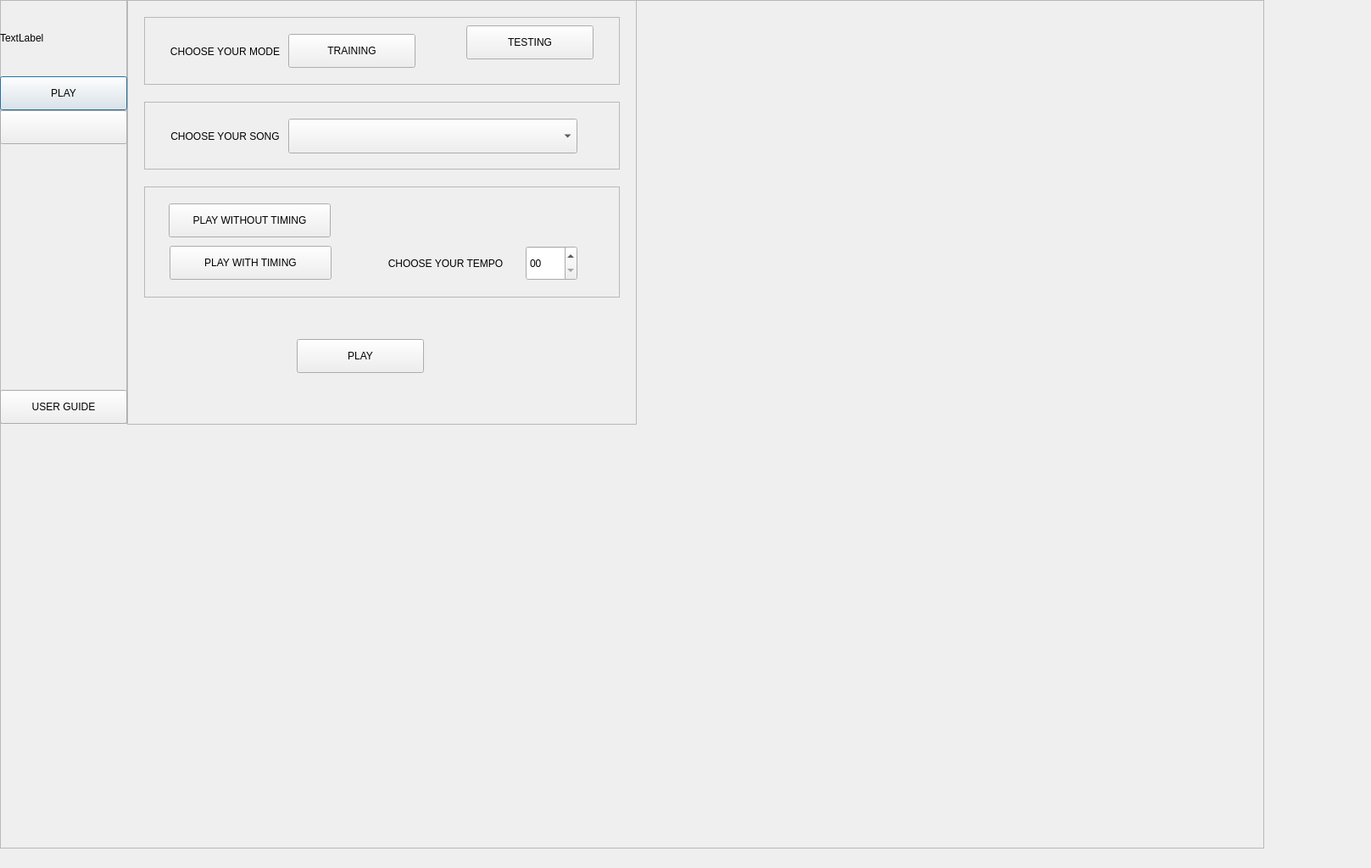
<?xml version="1.0" encoding="UTF-8"?>
<ui version="4.0">
 <class>Dialog</class>
 <widget class="QDialog" name="Dialog">
  <property name="geometry">
   <rect>
    <x>0</x>
    <y>0</y>
    <width>1617</width>
    <height>1024</height>
   </rect>
  </property>
  <property name="windowTitle">
   <string>Dialog</string>
  </property>
  <widget class="QFrame" name="FRAME_main_window">
   <property name="geometry">
    <rect>
     <x>0</x>
     <y>0</y>
     <width>1491</width>
     <height>1001</height>
    </rect>
   </property>
   <property name="frameShape">
    <enum>QFrame::StyledPanel</enum>
   </property>
   <property name="frameShadow">
    <enum>QFrame::Raised</enum>
   </property>
   <widget class="QFrame" name="FRAME_menu">
    <property name="geometry">
     <rect>
      <x>0</x>
      <y>0</y>
      <width>150</width>
      <height>500</height>
     </rect>
    </property>
    <property name="frameShape">
     <enum>QFrame::StyledPanel</enum>
    </property>
    <property name="frameShadow">
     <enum>QFrame::Raised</enum>
    </property>
    <widget class="QPushButton" name="PB_play">
     <property name="geometry">
      <rect>
       <x>0</x>
       <y>90</y>
       <width>150</width>
       <height>40</height>
      </rect>
     </property>
     <property name="text">
      <string>PLAY</string>
     </property>
    </widget>
    <widget class="QPushButton" name="PB_song_gallery">
     <property name="geometry">
      <rect>
       <x>0</x>
       <y>130</y>
       <width>150</width>
       <height>40</height>
      </rect>
     </property>
     <property name="text">
      <string/>
     </property>
    </widget>
    <widget class="QLabel" name="LABEL_logo">
     <property name="geometry">
      <rect>
       <x>0</x>
       <y>0</y>
       <width>150</width>
       <height>90</height>
      </rect>
     </property>
     <property name="text">
      <string>TextLabel</string>
     </property>
    </widget>
    <widget class="QPushButton" name="PB_user_guide">
     <property name="geometry">
      <rect>
       <x>0</x>
       <y>460</y>
       <width>150</width>
       <height>40</height>
      </rect>
     </property>
     <property name="text">
      <string>USER GUIDE</string>
     </property>
    </widget>
   </widget>
   <widget class="QFrame" name="FRAME_play">
    <property name="geometry">
     <rect>
      <x>150</x>
      <y>0</y>
      <width>601</width>
      <height>501</height>
     </rect>
    </property>
    <property name="frameShape">
     <enum>QFrame::StyledPanel</enum>
    </property>
    <property name="frameShadow">
     <enum>QFrame::Raised</enum>
    </property>
    <widget class="QFrame" name="FRAME_mode">
     <property name="geometry">
      <rect>
       <x>20</x>
       <y>20</y>
       <width>561</width>
       <height>80</height>
      </rect>
     </property>
     <property name="frameShape">
      <enum>QFrame::StyledPanel</enum>
     </property>
     <property name="frameShadow">
      <enum>QFrame::Raised</enum>
     </property>
     <widget class="QLabel" name="LABEL_mode">
      <property name="geometry">
       <rect>
        <x>10</x>
        <y>10</y>
        <width>171</width>
        <height>61</height>
       </rect>
      </property>
      <property name="text">
       <string>CHOOSE YOUR MODE</string>
      </property>
      <property name="alignment">
       <set>Qt::AlignCenter</set>
      </property>
     </widget>
     <widget class="QPushButton" name="PB_mode_1">
      <property name="geometry">
       <rect>
        <x>170</x>
        <y>20</y>
        <width>150</width>
        <height>40</height>
       </rect>
      </property>
      <property name="text">
       <string>TRAINING</string>
      </property>
     </widget>
     <widget class="QPushButton" name="PB_mode_2">
      <property name="geometry">
       <rect>
        <x>380</x>
        <y>10</y>
        <width>150</width>
        <height>40</height>
       </rect>
      </property>
      <property name="text">
       <string>TESTING</string>
      </property>
     </widget>
    </widget>
    <widget class="QFrame" name="FRAME_song">
     <property name="geometry">
      <rect>
       <x>20</x>
       <y>120</y>
       <width>561</width>
       <height>80</height>
      </rect>
     </property>
     <property name="frameShape">
      <enum>QFrame::StyledPanel</enum>
     </property>
     <property name="frameShadow">
      <enum>QFrame::Raised</enum>
     </property>
     <widget class="QLabel" name="LABEL_song">
      <property name="geometry">
       <rect>
        <x>10</x>
        <y>10</y>
        <width>171</width>
        <height>61</height>
       </rect>
      </property>
      <property name="text">
       <string>CHOOSE YOUR SONG</string>
      </property>
      <property name="alignment">
       <set>Qt::AlignCenter</set>
      </property>
     </widget>
     <widget class="QComboBox" name="COMBO_song">
      <property name="geometry">
       <rect>
        <x>170</x>
        <y>20</y>
        <width>341</width>
        <height>41</height>
       </rect>
      </property>
     </widget>
    </widget>
    <widget class="QFrame" name="FRAME_tempo">
     <property name="geometry">
      <rect>
       <x>20</x>
       <y>220</y>
       <width>561</width>
       <height>131</height>
      </rect>
     </property>
     <property name="frameShape">
      <enum>QFrame::StyledPanel</enum>
     </property>
     <property name="frameShadow">
      <enum>QFrame::Raised</enum>
     </property>
     <widget class="QLabel" name="LABEL_tempo">
      <property name="geometry">
       <rect>
        <x>270</x>
        <y>60</y>
        <width>171</width>
        <height>61</height>
       </rect>
      </property>
      <property name="text">
       <string>CHOOSE YOUR TEMPO</string>
      </property>
      <property name="alignment">
       <set>Qt::AlignCenter</set>
      </property>
     </widget>
     <widget class="QSpinBox" name="SPIN_tempo">
      <property name="geometry">
       <rect>
        <x>450</x>
        <y>70</y>
        <width>61</width>
        <height>41</height>
       </rect>
      </property>
      <property name="suffix">
       <string>0</string>
      </property>
     </widget>
     <widget class="QPushButton" name="PB_Tempo_1">
      <property name="geometry">
       <rect>
        <x>29</x>
        <y>20</y>
        <width>191</width>
        <height>40</height>
       </rect>
      </property>
      <property name="text">
       <string>PLAY WITHOUT TIMING</string>
      </property>
     </widget>
     <widget class="QPushButton" name="PB_Tempo_2">
      <property name="geometry">
       <rect>
        <x>30</x>
        <y>70</y>
        <width>191</width>
        <height>40</height>
       </rect>
      </property>
      <property name="text">
       <string>PLAY WITH TIMING</string>
      </property>
     </widget>
    </widget>
    <widget class="QPushButton" name="PB_play_2">
     <property name="geometry">
      <rect>
       <x>200</x>
       <y>400</y>
       <width>150</width>
       <height>40</height>
      </rect>
     </property>
     <property name="text">
      <string>PLAY</string>
     </property>
    </widget>
   </widget>
  </widget>
 </widget>
 <resources>
  <include location="../gui/logo.qrc"/>
 </resources>
 <connections/>
</ui>
